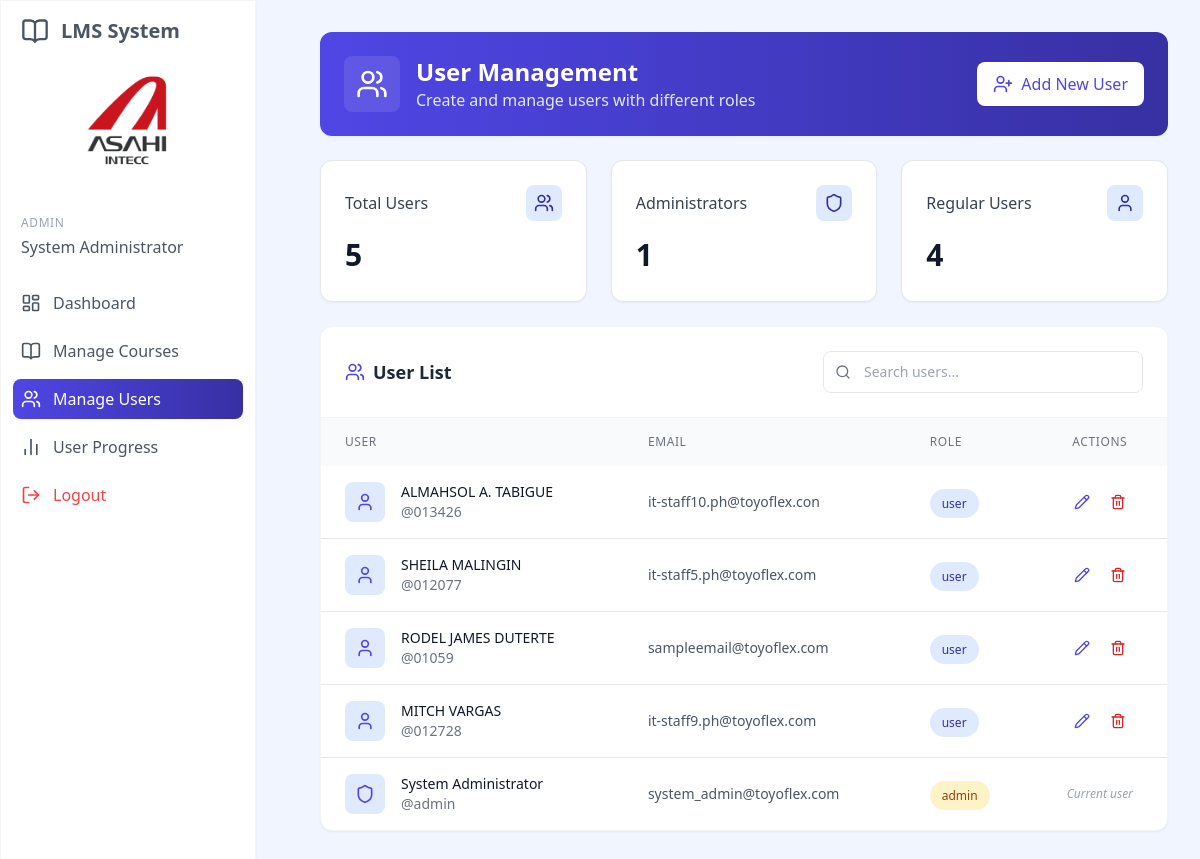
/manage_users.php (signed in), run on the app's committed database.
### tables this page shows
CREATE TABLE `users` (
  `id` int(11) NOT NULL,
  `username` varchar(50) NOT NULL,
  `full_name` varchar(100) NOT NULL,
  `password` varchar(255) NOT NULL,
  `email` varchar(100) NOT NULL,
  `role` enum('admin','user') DEFAULT 'user',
  `department` tinyint(11) NOT NULL,
  `division` tinyint(11) NOT NULL,
  `position` tinyint(11) NOT NULL,
  `section` tinyint(11) NOT NULL,
  `company_group` tinyint(11) NOT NULL,
  `created_at` timestamp NULL DEFAULT current_timestamp(),
  `updated_at` timestamp NULL DEFAULT current_timestamp() ON UPDATE current_timestamp(),
  `active` int(1) NOT NULL
);

### web/manage_users.php (the view, shortened to what this page needs)
<?php
require_once '../config.php';
$search = $_GET['search'] ?? '';
$query = "SELECT id, username, full_name, email, role, created_at
          FROM users
          WHERE (username LIKE ? OR full_name LIKE ? OR email LIKE ?)
          ORDER BY created_at DESC";
$search_param = "%$search%";
$stmt = $conn->prepare($query);
$stmt->bind_param("sss", $search_param, $search_param, $search_param);
$stmt->execute();
$users = $stmt->get_result()->fetch_all(MYSQLI_ASSOC);
include 'includes/header.php';
?>
<!DOCTYPE html>
<html lang="en">
<head>
</head>
<body class="bg-blue-50">
    <div class="p-8 sm:ml-72">
        <div class="container mx-auto">
            <div class="bg-gradient-to-r from-blue-600 to-blue-800 rounded-xl p-6 mb-6 flex justify-between items-center shadow-sm">
                <div class="flex items-center">
                    <div class="bg-white/10 p-3 rounded-lg mr-4">
                        <i data-lucide="users" class="h-8 w-8 text-white"></i>
                    </div>
                    <div>
                        <h1 class="text-2xl font-bold text-white">User Management</h1>
                        <p class="text-blue-100">Create and manage users with different roles</p>
                    </div>
                </div>
                <button class="px-4 py-2.5 bg-white text-blue-600 rounded-lg flex items-center gap-2 transition-all duration-200 font-medium shadow-sm"
                        onclick="showModal('addUserModal')">
                    <i data-lucide="user-plus" class="h-5 w-5"></i>
                    <span>Add New User</span>
                </button>
            </div>
            <div class="grid grid-cols-1 md:grid-cols-3 gap-6 mb-6">
                <div class="bg-white rounded-xl shadow-sm p-6 border border-gray-200 hover:shadow-md transition-all duration-300">
                    <div class="flex items-center justify-between mb-4">
                        <h3 class="text-gray-700 font-medium">Total Users</h3>
                        <div class="bg-blue-100 text-blue-800 p-2 rounded-lg">
                            <i data-lucide="users" class="w-5 h-5"></i>
                        </div>
                    </div>
                    <div class="text-3xl font-bold text-gray-900 mb-1"><?php echo count($users); ?></div>
                </div>
                <div class="bg-white rounded-xl shadow-sm p-6 border border-gray-200 hover:shadow-md transition-all duration-300">
                    <div class="flex items-center justify-between mb-4">
                        <h3 class="text-gray-700 font-medium">Administrators</h3>
                        <div class="bg-blue-100 text-blue-800 p-2 rounded-lg">
                            <i data-lucide="shield" class="w-5 h-5"></i>
                        </div>
                    </div>
                    <div class="text-3xl font-bold text-gray-900 mb-1">
                        <?php
                        $admin_count = 0;
                        foreach ($users as $user) {
                            if ($user['role'] === 'admin') {
                                $admin_count++;
                            }
                        }
                        echo $admin_count;
                        ?>
                    </div>
                </div>
                <div class="bg-white rounded-xl shadow-sm p-6 border border-gray-200 hover:shadow-md transition-all duration-300">
                    <div class="flex items-center justify-between mb-4">
                        <h3 class="text-gray-700 font-medium">Regular Users</h3>
                        <div class="bg-blue-100 text-blue-800 p-2 rounded-lg">
                            <i data-lucide="user" class="w-5 h-5"></i>
                        </div>
                    </div>
                    <div class="text-3xl font-bold text-gray-900 mb-1">
                        <?php
                        $user_count = 0;
                        foreach ($users as $user) {
                            if ($user['role'] === 'user') {
                                $user_count++;
                            }
                        }
                        echo $user_count;
                        ?>
                    </div>
                </div>
            </div>
            <div class="bg-white rounded-xl shadow-sm border border-gray-100 overflow-hidden">
                <div class="p-6 border-b border-gray-100">
                    <div class="flex flex-col md:flex-row justify-between items-center gap-4">
                        <h2 class="text-lg font-semibold text-gray-800 flex items-center">
                            <i data-lucide="users" class="h-5 w-5 text-blue-600 mr-2"></i>
                            User List
                        </h2>
                        <div class="relative max-w-xs w-full">
                            <span class="absolute inset-y-0 left-0 flex items-center pl-3 text-gray-500">
                                <i data-lucide="search" class="h-4 w-4"></i>
                            </span>
                            <input type="search"
                                   class="w-full pl-10 pr-4 py-2.5 border border-gray-200 rounded-lg text-sm focus:outline-none focus:ring-2 focus:ring-blue-500 transition"
                                   id="searchUsers"
                                   placeholder="Search users..."
                                   required>
                        </div>
                    </div>
                </div>
                <div class="overflow-x-auto">
                    <table class="w-full">
                        <thead>
                            <tr class="bg-gray-50 text-left">
                                <th class="px-6 py-4 text-xs font-medium text-gray-500 uppercase tracking-wider">User</th>
                                <th class="px-6 py-4 text-xs font-medium text-gray-500 uppercase tracking-wider">Email</th>
                                <th class="px-6 py-4 text-xs font-medium text-gray-500 uppercase tracking-wider">Role</th>
                                <th class="px-6 py-4 text-xs font-medium text-gray-500 uppercase tracking-wider text-center">Actions</th>
                            </tr>
                        </thead>
                        <tbody class="divide-y divide-gray-200">
                            <?php if (empty($users)): ?>
                                <tr>
                                    <td colspan="4" class="px-6 py-12 text-center">
                                        <div class="flex flex-col items-center justify-center text-gray-500">
                                            <i data-lucide="users-x" class="h-12 w-12 text-gray-300 mb-4"></i>
                                            <h3 class="text-lg font-medium text-gray-900 mb-1">No users found</h3>
                                            <p class="text-gray-500 mb-4">Get started by creating your first user</p>
                                            <button class="px-4 py-2 bg-blue-600 hover:bg-blue-700 text-white rounded-lg flex items-center gap-2 transition text-sm font-medium"
                                                    onclick="showModal('addUserModal')">
                                                <i data-lucide="user-plus" class="h-4 w-4"></i> Add New User
                                            </button>
                                        </div>
                                    </td>
                                </tr>
                            <?php else: ?>
                                <?php foreach ($users as $user): ?>
                                <tr class="hover:bg-blue-50/50 transition-colors">
                                    <td class="px-6 py-4 whitespace-nowrap">
                                        <div class="flex items-center">
                                            <div class="w-10 h-10 flex-shrink-0 bg-blue-100 rounded-lg flex items-center justify-center mr-4">
                                                <i data-lucide="<?php echo $user['role'] === 'admin' ? 'shield' : 'user'; ?>" class="h-5 w-5 text-blue-600"></i>
                                            </div>
                                            <div>
                                                <div class="text-sm font-medium text-gray-900"><?php echo htmlspecialchars($user['full_name']); ?></div>
                                                <div class="text-sm text-gray-500">@<?php echo htmlspecialchars($user['username']); ?></div>
                                            </div>
                                        </div>
                                    </td>
                                    <td class="px-6 py-4 whitespace-nowrap">
                                        <div class="text-sm text-gray-600"><?php echo htmlspecialchars($user['email']); ?></div>
                                    </td>
                                    <td class="px-6 py-4 whitespace-nowrap">
                                        <span class="px-3 py-1.5 text-xs font-medium rounded-full
                                            <?php echo $user['role'] === 'admin' ? 'bg-amber-100 text-amber-800' : 'bg-blue-100 text-blue-800'; ?>">
                                            <?php echo htmlspecialchars($user['role']); ?>
                                        </span>
                                    </td>
                                    <td class="px-6 py-4 whitespace-nowrap text-center">
                                        <div class="flex justify-center items-center space-x-2">
                                            <?php if ($user['id'] != $_SESSION['user_id']): ?>
                                                <button class="p-1.5 text-blue-600 hover:text-blue-800 hover:bg-blue-50 rounded-lg transition-colors"
                                                        onclick="openEditUserModal(<?php echo $user['id']; ?>, '<?php echo htmlspecialchars($user['username']); ?>', '<?php echo htmlspecialchars($user['email']); ?>', '<?php echo htmlspecialchars($user['full_name']); ?>', '<?php echo htmlspecialchars($user['role']); ?>')"
                                                        title="Edit User">
                                                    <i data-lucide="pencil" class="h-4 w-4"></i>
                                                </button>
                                                <button class="p-1.5 text-red-600 hover:text-red-800 hover:bg-red-50 rounded-lg transition-colors"
                                                        onclick="openDeleteUserModal(<?php echo $user['id']; ?>, '<?php echo htmlspecialchars($user['full_name']); ?>')"
                                                        title="Delete User">
                                                    <i data-lucide="trash-2" class="h-4 w-4"></i>
                                                </button>
                                            <?php else: ?>
                                                <span class="text-xs text-gray-400 italic">Current user</span>
                                            <?php endif; ?>
                                        </div>
                                    </td>
                                </tr>
                                <?php endforeach; ?>
                            <?php endif; ?>
                        </tbody>
                    </table>
                </div>
            </div>
        </div>
    </div>
</body>
</html>

### data on the page
users: full_name "ALMAHSOL A. TABIGUE", username "013426", email "it-staff10.ph@toyoflex.con", role "user"
users: full_name "SHEILA MALINGIN", username "012077", email "it-staff5.ph@toyoflex.com", role "user"
users: full_name "RODEL JAMES DUTERTE", username "01059", email "sampleemail@toyoflex.com", role "user"
users: full_name "MITCH VARGAS", username "012728", email "it-staff9.ph@toyoflex.com", role "user"
users: full_name "System Administrator", username "admin", email "system_admin@toyoflex.com", role "admin", shows "Current user"

### other printed values
$_SESSION['full_name'] "System Administrator"
count($users) "5"
$admin_count "1"
$user_count "4"
